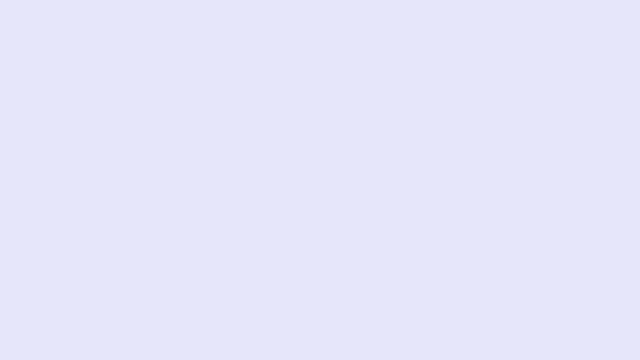
Frame 1 (no input)
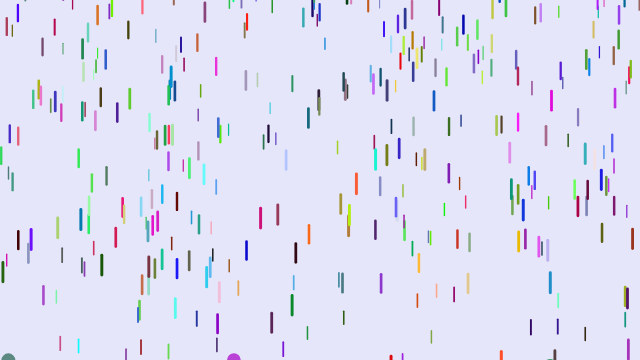
Frame 60 (no input)
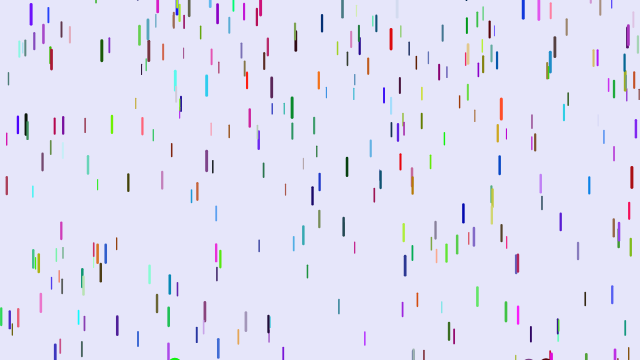
Frame 120 (the mouse pressed at the canvas centre since frame 60)

The p5.js sketch that drew these frames (run headless with seeded random() and noise() and a simulated clock; from frame 60 on, the mouse is pressed at the canvas centre):

// p5.js sketch
// ── sketch.js
var drops = [];

function setup() {
  createCanvas(640, 360);
  for (let i = 0; i < 500; i++) {
    drops[i] = new Drop();
  }
}

function draw() {
  background(230, 230, 250);
  for (let i = 0; i < drops.length; i++) {
    drops[i].fall();
    drops[i].show();
  }
}

// ── drop.js
function Drop() {
  this.x = random(width);
  this.y = random(-500, -50);
  this.z = random(0, 20);
  this.color = color(random(255), random(255), random(255));
  this.len = map(this.z, 0, 20, 10, 20);
  this.yspeed = map(this.z, 0, 20, 1, 20);

  this.fall = () => {
    this.y = this.y + this.yspeed;
    var grav = map(this.z, 0, 20, 0, 0.2);
    this.yspeed = this.yspeed + grav;

    if (this.y > height) {
      ellipse(this.x, this.y, 12, 12);
      this.y = random(-200, -100);
      this.yspeed = map(this.z, 0, 20, 4, 10);
    }
  };

  this.show = () => {
    var thick = map(this.z, 0, 20, 1, 3);
    strokeWeight(thick);
    fill(this.color);
    stroke(this.color);
    line(this.x, this.y, this.x, this.y + this.len);
  };
}
